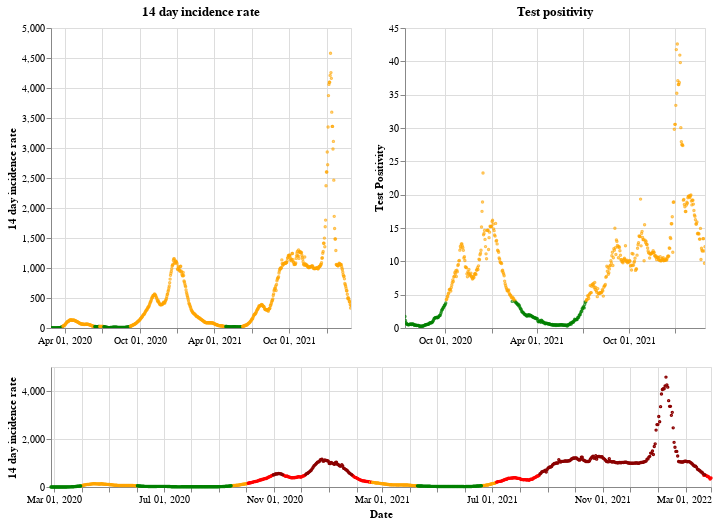

Notebook cell for this chart:
### Markdown cell above
## Wales

### Code cell
plot_traffic_light('Wales')

### Figure 1 — Vega-Lite specification as saved in the notebook (floating-point values rounded to 4 significant figures; data arrays with more than 128 entries replaced by an {"elided": "..."} marker saying what was removed)
{"config": {"view": {"continuousWidth": 400, "continuousHeight": 300}}, "vconcat": [{"hconcat": [{"mark": {"type": "point", "size": 2}, "encoding": {"color": {"condition": {"value": "green", "test": "(datum.twoWeeklyCasesRate <= 25)"}, "value": "orange"}, "tooltip": [{"type": "nominal", "field": "areaName"}, {"type": "temporal", "field": "date"}, {"type": "quantitative", "field": "twoWeeklyCasesRate"}, {"type": "quantitative", "field": "testPositivity"}], "x": {"type": "temporal", "axis": {"title": ""}, "field": "date", "scale": {"domain": {"selection": "DateBrush"}}, "timeUnit": "yearmonthdate"}, "y": {"type": "quantitative", "axis": {"title": "14 day incidence rate"}, "field": "twoWeeklyCasesRate"}}, "title": "14 day incidence rate", "width": 300}, {"mark": {"type": "point", "size": 2}, "encoding": {"color": {"condition": {"value": "green", "test": "(datum.testPositivity <= 4)"}, "value": "orange"}, "tooltip": [{"type": "nominal", "field": "areaName"}, {"type": "temporal", "field": "date"}, {"type": "quantitative", "field": "twoWeeklyCasesRate"}, {"type": "quantitative", "field": "testPositivity"}], "x": {"type": "temporal", "axis": {"title": ""}, "field": "date", "scale": {"domain": {"selection": "DateBrush"}}, "timeUnit": "yearmonthdate"}, "y": {"type": "quantitative", "axis": {"title": "Test Positivity"}, "field": "testPositivity"}}, "title": "Test positivity", "width": 300}]}, {"layer": [{"mark": {"type": "point", "size": 2}, "encoding": {"color": {"condition": {"value": "orange", "test": "(((datum.testPositivity < 4) && (datum.twoWeeklyCasesRate >= 50)) && (datum.twoWeeklyCasesRate < 200))"}, "value": "red"}, "opacity": {"condition": {"value": 1, "test": "((datum.twoWeeklyCasesRate >= 50) && (datum.twoWeeklyCasesRate < 500))"}, "value": 0}, "tooltip": [{"type": "nominal", "field": "areaName"}, {"type": "temporal", "field": "date"}, {"type": "quantitative", "field": "twoWeeklyCasesRate"}, {"type": "quantitative", "field": "testPositivity"}], "x": {"type": "temporal", "axis": {"title": "Date"}, "field": "date", "timeUnit": "yearmonthdate"}, "y": {"type": "quantitative", "axis": {"title": "14 day incidence rate"}, "field": "twoWeeklyCasesRate"}}, "selection": {"DateBrush": {"type": "interval", "encodings": ["x"], "fields": ["Time"]}}}, {"mark": {"type": "point", "size": 2}, "encoding": {"color": {"value": "darkred"}, "opacity": {"condition": {"value": 1, "test": "(datum.twoWeeklyCasesRate >= 500)"}, "value": 0}, "tooltip": [{"type": "nominal", "field": "areaName"}, {"type": "temporal", "field": "date"}, {"type": "quantitative", "field": "twoWeeklyCasesRate"}, {"type": "quantitative", "field": "testPositivity"}], "x": {"type": "temporal", "axis": {"title": "Date"}, "field": "date", "timeUnit": "yearmonthdate"}, "y": {"type": "quantitative", "axis": {"title": "14 day incidence rate"}, "field": "twoWeeklyCasesRate"}}}, {"mark": {"type": "point", "size": 2}, "encoding": {"color": {"condition": {"value": "green", "test": "((datum.testPositivity < 4) && (datum.twoWeeklyCasesRate < 50))"}, "value": "orange"}, "opacity": {"condition": {"value": 1, "test": "(datum.twoWeeklyCasesRate < 50)"}, "value": 0}, "tooltip": [{"type": "nominal", "field": "areaName"}, {"type": "temporal", "field": "date"}, {"type": "quantitative", "field": "twoWeeklyCasesRate"}, {"type": "quantitative", "field": "testPositivity"}], "x": {"type": "temporal", "axis": {"title": "Date"}, "field": "date", "timeUnit": "yearmonthdate"}, "y": {"type": "quantitative", "axis": {"title": "14 day incidence rate"}, "field": "twoWeeklyCasesRate"}}}], "height": 120, "width": 660}], "data": {"name": "data-ae277128acd008fe229da1fb47580a78"}, "$schema": "https://vega.github.io/schema/vega-lite/v4.8.1.json", "datasets": {"data-ae277128acd008fe229da1fb47580a78": {"elided": "734 records"}}}
